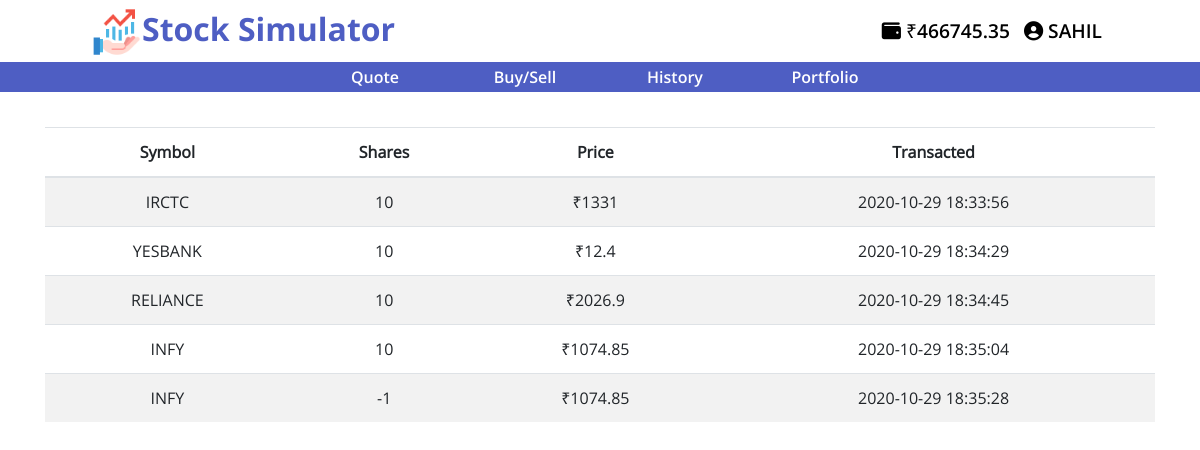
Screenshot of /history (signed in) with the database file from the repository.
### tables this page shows
CREATE TABLE 'users' ('id' INTEGER PRIMARY KEY AUTOINCREMENT NOT NULL, 'username' TEXT NOT NULL, 'hash' TEXT NOT NULL, 'cash' NUMERIC NOT NULL DEFAULT 10000.00 );

CREATE TABLE "history" (
	"id"	INTEGER NOT NULL,
	"symbol"	TEXT NOT NULL,
	"shares"	INTEGER NOT NULL,
	"price"	NUMERIC NOT NULL,
	"transacted"	TEXT NOT NULL
);

### app.py (the view)
@app.route("/history")
@login_required
def history():
    user = db.execute("SELECT username FROM users WHERE id = :id", id= session['user_id'])
    cash = db.execute("SELECT cash FROM users WHERE id=:id", id= session['user_id'])
    symbol=list()
    share=list()
    price=list()
    transacted=list()
    sy = db.execute("SELECT symbol FROM history WHERE id = :id", id= session['user_id'])
    sh = db.execute("SELECT shares FROM history WHERE id = :id", id= session['user_id'])
    pr = db.execute("SELECT price FROM history WHERE id = :id", id= session['user_id'])
    tr = db.execute("SELECT transacted FROM history WHERE id = :id", id= session['user_id'])
    for i in range (len(sy)):
        symbol.append(sy[i]["symbol"].upper())
    for i in range (len(sh)):
        share.append(sh[i]["shares"])
    for i in range (len(pr)):
        price.append(pr[i]["price"])
    for i in range (len(tr)):
        transacted.append(tr[i]["transacted"])
    data = zip(symbol,share,price,transacted)
    return render_template("history.html", data=data, user=user[0]["username"], cash=cash[0]["cash"])

### helpers.py (called while the page is built)
def login_required(f):
    @wraps(f)
    def decorated_function(*args, **kwargs):
        if session.get("user_id") is None:
            return redirect(url_for("login", next=request.url))
        return f(*args, **kwargs)
    return decorated_function

### templates/history.html (shortened to what this page needs)
{% extends "layout.html" %}
{% block main %}
<div class = "container">
<table class="table table-striped">
    <thead>
    <tr>
        <th>Symbol</th>
        <th>Shares</th>
        <th>Price</th>
        <th>Transacted</th>
    </tr>
    </thead>
    {% for row in data %}
    <tr>
        <td>{{row[0]}}</td>
        <td>{{row[1]}}</td>
        <td>₹{{row[2]}}</td>
        <td>{{row[3]}}</td>
    </tr>
    {% endfor %}
</table>
</div>
{% endblock %}

### templates/layout.html (shortened to what this page needs)
<!DOCTYPE html>
<html lang="en">
    <head>
        <link rel="stylesheet" href="static/css/alert.css">
        <link href="{{ url_for('static', filename='styles.css') }}" rel="stylesheet">
        <link rel="stylesheet" href="https://stackpath.bootstrapcdn.com/bootstrap/4.5.2/css/bootstrap.min.css">
    </head>
    <body>
        <nav class="navbar navbar-expand-lg fixed-top">
            <a class="navbar-brand" href="{{ url_for('index') }}"><img src="static/images/risk.png" class="logo">Stock Simulator</a>
            <div class="collapse navbar-collapse" id="navbarSupportedContent">
                {% if session.user_id %}
                <ul class="navbar-nav ml-auto">
                    <li class="nav-item"><a class="nav-link" href="{{ url_for('wallet') }}"><i class="fas fa-wallet"></i> ₹{{"%.2f"|format(cash)}}</a></li>
                    <li class="nav-item">
                        <div class="dropdown">
                            <button data-toggle="dropdown" class="userButton"><i class="fas fa-user-circle"></i> {{user}}</button>
                        </div>
                    </li>
                </ul>
                {% else %}
                <ul class="navbar-nav ml-auto">
                    <li class="nav-item"><a class="nav-link" href="{{ url_for('register') }}">Register</a></li>
                    <li class="nav-item"><a class="nav-link" href="{{ url_for('logout') }}">Log In</a></li>
                </ul>
                {% endif %}
            </div>
        </nav>
        <nav class="category-nav">
            <button class="category-nav-link">
                <a href="{{ url_for('quote') }}">Quote</a>
            </button>
            <button class="category-nav-link">
                <a href="{{ url_for('trade') }}">Buy/Sell</a>
            </button>
            <button class="category-nav-link">
                <a href="{{ url_for('history')}}">History</a>
            </button>
            <button class="category-nav-link">
                <a href="{{ url_for('portfolio')}}">Portfolio</a>
            </button>
        </nav>
        <main>
            {% block main %}{% endblock %}
        </main>
    </body>
</html>

### static/css/alert.css (style rules this page uses)
button, .dot { cursor: pointer; }

### static/styles.css (style rules this page uses)
body { padding-top: 127px; font-family: OpenSans-Regular !important; }
.container { margin-left: auto; margin-right: auto; text-align: center; }
nav.navbar.navbar-expand-lg.fixed-top { padding: 0 5.75rem; background: white; }
.logo { max-width: 50px; }
a.navbar-brand { color: #4e5ec3; font-family: OpenSans-Bold; font-size: 2em; }
a.nav-link { color: black; font-family: OpenSans-SemiBold; font-size: 1.2em; }
.userButton { background: transparent; outline: none !important; border: none; height: 45px; text-transform: uppercase; font-family: OpenSans-Semibold; font-size: 1.2em; }
.category-nav { display: inline-flex; width: 100%; background: #4e5ec3; height: 30px; align-items: center; justify-content: center; position: fixed; top: 62px; z-index: 100; }
.category-nav-link { background: none; border: none; outline: none; width: 150px; }
.category-nav-link a { color: white; text-decoration: none; font-family: OpenSans-SemiBold; }
main td { text-align: center; }

### rows the page displays
users: cash "466745.35", username "SAHIL"
history: symbol "IRCTC", shares "10", price "1331", transacted "2020-10-29 18:33:56"
history: symbol "YESBANK", shares "10", price "12.4", transacted "2020-10-29 18:34:29"
history: symbol "RELIANCE", shares "10", price "2026.9", transacted "2020-10-29 18:34:45"
history: symbol "INFY", shares "10", price "1074.85", transacted "2020-10-29 18:35:04"
history: symbol "INFY", shares "-1", price "1074.85", transacted "2020-10-29 18:35:28"
